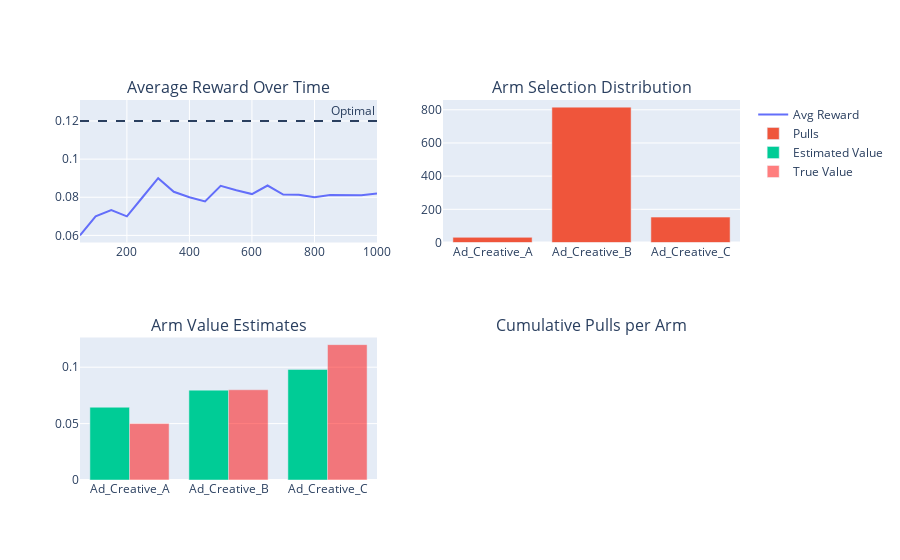

Here is the notebook cell this chart was saved with:
### Code cell
fig.add_trace(
    go.Bar(x=ARMS, y=final_stats['arm_values'], name='Estimated Value'),
    row=2, col=1
)
fig.add_trace(
    go.Bar(x=ARMS, y=TRUE_CONVERSION_RATES, name='True Value', 
           marker_color='red', opacity=0.5),
    row=2, col=1
)

### Figure 1 — Plotly figure (JSON) as saved in the notebook; plotly's stock layout.template omitted (floating-point values rounded to 4 significant figures)
{"data": [{"name": "Avg Reward", "type": "scatter", "x": [50, 100, 150, 200, 250, 300, 350, 400, 450, 500, 550, 600, 650, 700, 750, 800, 850, 900, 950, 1000], "xaxis": "x", "y": [0.06, 0.07, 0.07333, 0.07, 0.08, 0.09, 0.08286, 0.08, 0.07778, 0.086, 0.08364, 0.08167, 0.08615, 0.08143, 0.08133, 0.08, 0.08118, 0.08111, 0.08105, 0.082], "yaxis": "y"}, {"name": "Pulls", "type": "bar", "x": ["Ad_Creative_A", "Ad_Creative_B", "Ad_Creative_C"], "xaxis": "x2", "y": [31, 816, 153], "yaxis": "y2"}, {"name": "Estimated Value", "type": "bar", "x": ["Ad_Creative_A", "Ad_Creative_B", "Ad_Creative_C"], "xaxis": "x3", "y": [0.06452, 0.07966, 0.09804], "yaxis": "y3"}, {"marker": {"color": "red"}, "name": "True Value", "opacity": 0.5, "type": "bar", "x": ["Ad_Creative_A", "Ad_Creative_B", "Ad_Creative_C"], "xaxis": "x3", "y": [0.05, 0.08, 0.12], "yaxis": "y3"}], "layout": {"annotations": [{"font": {"size": 16}, "showarrow": false, "text": "Average Reward Over Time", "x": 0.225, "xanchor": "center", "xref": "paper", "y": 1, "yanchor": "bottom", "yref": "paper"}, {"font": {"size": 16}, "showarrow": false, "text": "Arm Selection Distribution", "x": 0.775, "xanchor": "center", "xref": "paper", "y": 1, "yanchor": "bottom", "yref": "paper"}, {"font": {"size": 16}, "showarrow": false, "text": "Arm Value Estimates", "x": 0.225, "xanchor": "center", "xref": "paper", "y": 0.375, "yanchor": "bottom", "yref": "paper"}, {"font": {"size": 16}, "showarrow": false, "text": "Cumulative Pulls per Arm", "x": 0.775, "xanchor": "center", "xref": "paper", "y": 0.375, "yanchor": "bottom", "yref": "paper"}, {"showarrow": false, "text": "Optimal", "x": 1, "xanchor": "right", "xref": "x domain", "y": 0.12, "yanchor": "bottom", "yref": "y"}], "shapes": [{"line": {"dash": "dash"}, "type": "line", "x0": 0, "x1": 1, "xref": "x domain", "y0": 0.12, "y1": 0.12, "yref": "y"}], "xaxis": {"anchor": "y", "domain": [0, 0.45]}, "xaxis2": {"anchor": "y2", "domain": [0.55, 1]}, "xaxis3": {"anchor": "y3", "domain": [0, 0.45]}, "xaxis4": {"anchor": "y4", "domain": [0.55, 1]}, "yaxis": {"anchor": "x", "domain": [0.625, 1]}, "yaxis2": {"anchor": "x2", "domain": [0.625, 1]}, "yaxis3": {"anchor": "x3", "domain": [0, 0.375]}, "yaxis4": {"anchor": "x4", "domain": [0, 0.375]}}}
